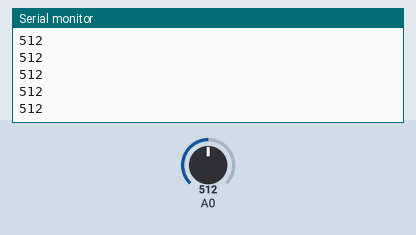
This sketch was run on a simulated Arduino Uno, built with avr-gcc and run on an emulated ATmega328P. On the bench: the last lines printed to the serial monitor. The test bench sets the inputs (shaded band); at power-on: A0 = 512.

Above: at 1.2 s.
1.3 s: A0 set to 716
At 1.31 s:
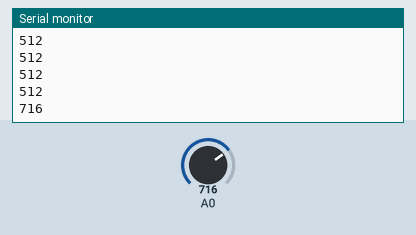
2.8 s: A0 set to 900
At 2.81 s:
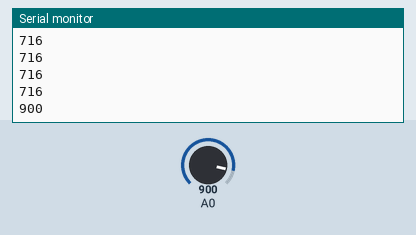
Timing chart, 0 to 5.8 s (numbered marks = the images above; inputs shaded):
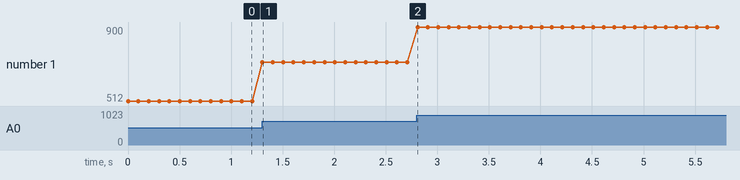

Measured:
- after the input at 1.3 s, the serial monitor: prints a new line at once (image 1)
- after the input at 2.8 s, the serial monitor: prints a new line at once (image 2)
- plotted number 1: 512 → 716 after the input at 1.3 s, 716 → 900 after the input at 2.8 s

The sketch:

_6.CDS_Sensor.ino
```cpp
int cds = 0;            // 변수 csd를 선언하고 0을 대입

void setup() {
  Serial.begin(9600);     // 시리얼 통신을 시작 (통신속도는 9600)
}

void loop() {
  cds = analogRead(A0);    // 변수 cds에 아날로그 A0에 입력되는 신호를 대입
  Serial.println(cds);    // 시리얼 모니터에 변수 cds 출력
  delay(100);              // 0.1초 대기
}
```
